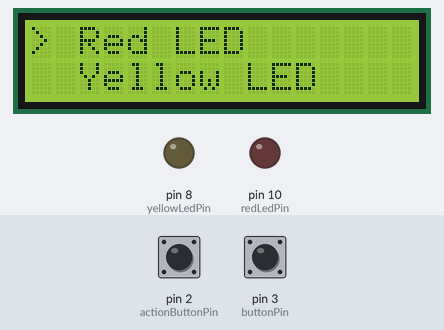
This sketch was run on a simulated Arduino Uno, built with avr-gcc and run on an emulated ATmega328P. Parts: 16×2 character LCD, output pins drawn as LEDs (lit = HIGH). The inputs (shaded band) are chosen by the test bench; at power-on: pin 3 (buttonPin) HIGH, pin 2 (actionButtonPin) HIGH.

Above: at 1.2 s.
1.3 s: pin 3 (buttonPin) pulled LOW for 0.15 s
At 2.5 s:
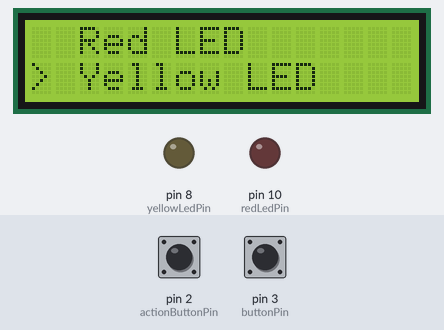
2.9 s: pin 2 (actionButtonPin) pulled LOW for 0.15 s
At 3.6 s:
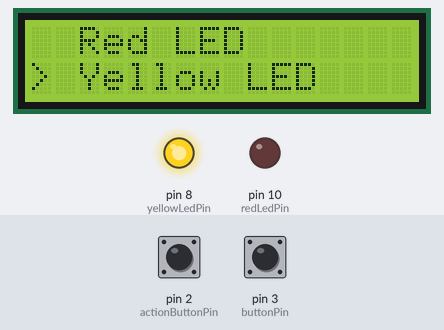
4.5 s: pin 3 (buttonPin) pulled LOW for 1 s
At 5.0 s:
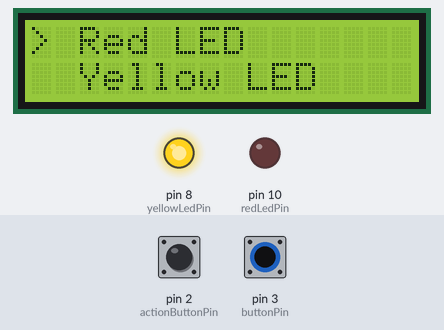
7.0 s: pin 2 (actionButtonPin) pulled LOW for 1 s
At 8.0 s:
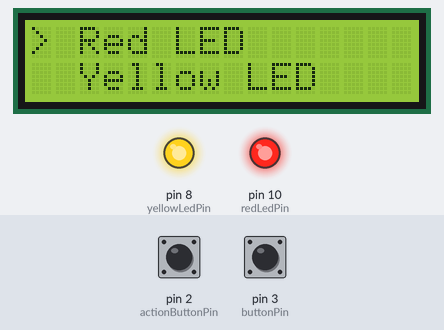
9.5 s: pin 3 (buttonPin) pulled LOW for 0.15 s
At 10.0 s:
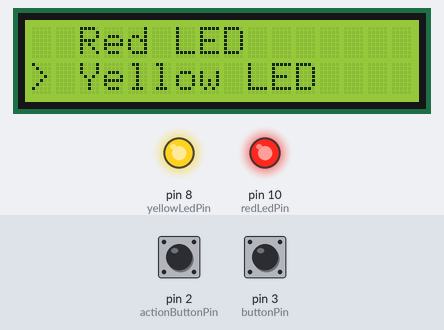
11.1 s: pin 2 (actionButtonPin) pulled LOW for 0.15 s
At 12.3 s:
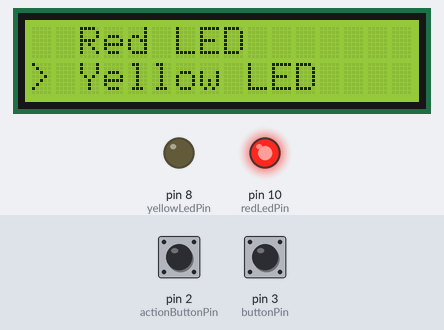
Timing chart, 0 to 13.7 s (numbered marks = the images above; inputs shaded):
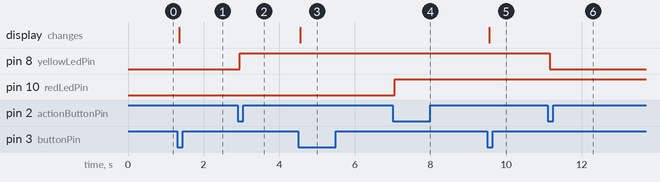

Measured:
- after the input at 1.3 s, the display: changes after 0.05 s (image 1)
- after the input at 2.9 s, pin 8 (yellowLedPin): LOW → HIGH after 0.05 s
- after the input at 4.5 s, the display: changes after 0.05 s (image 3)
- after the input at 7.0 s, pin 10 (redLedPin): LOW → HIGH after 0.05 s
- after the input at 9.5 s, the display: changes after 0.05 s (image 5)
- after the input at 11.1 s, pin 8 (yellowLedPin): HIGH → LOW after 0.05 s

The sketch:

LCD_BLINK.ino
```cpp
/*
  Author: berhanozturk
  Date: 09/25/2023

*/


#include <LiquidCrystal.h>

const int buttonPin = 3;  // Menu button
const int actionButtonPin = 2; // select button
int buttonState = 0;     // (click/non-click)
int lastButtonState = 0; // last button state
int actionButtonState = 0; // select buton state
int lastActionButtonState = 0; // last select button state
int menuIndex = 0;
int maxMenuIndex = 1;    // Total menu options (subtracting 1 because we start from 0)

// LED pins
const int redLedPin = 10;
const int yellowLedPin = 8;

// LCD
LiquidCrystal lcd(12, 11, 7, 6, 5, 4);

void setup() {
  // Set the button pins INPUT PULLUP mode
  pinMode(buttonPin, INPUT_PULLUP);
  pinMode(actionButtonPin, INPUT_PULLUP);

  // Set the button pins OUTPUT mode
  pinMode(redLedPin, OUTPUT);
  pinMode(yellowLedPin, OUTPUT);

  // Start the LCD
  lcd.begin(16, 2);

  // Show the first menu option
  showMenu();
}

void loop() {
  // Read the menu button state
  buttonState = digitalRead(buttonPin);

  // Read the select button state
  actionButtonState = digitalRead(actionButtonPin);

  // if menu button state change
  if (buttonState != lastButtonState) {
    delay(50); //

    // If the menu button is pressed
    if (buttonState == LOW) {
      menuIndex++; // Increase the menu option

      // Make the menu options looping
      if (menuIndex > maxMenuIndex) {
        menuIndex = 0;
      }

      // Display the new menu option
      showMenu();
    }
  }

  // If the select button state has changed
    if (actionButtonState != lastActionButtonState) {
    delay(50); // Debounce delay time

    // If the select button is pressed and the option is 1
    if (actionButtonState == LOW && menuIndex == 0) {
      digitalWrite(redLedPin, !digitalRead(redLedPin)); // Red LED on/off
    }

    // If the select button is pressed and the option is 2
    if (actionButtonState == LOW && menuIndex == 1) {
      digitalWrite(yellowLedPin, !digitalRead(yellowLedPin)); // Yellow LED on/off
    }
  }

  // Update button states
  lastButtonState = buttonState;
  lastActionButtonState = actionButtonState;
}

void showMenu() {

  lcd.setCursor(0, 0);

  if (menuIndex == 0) {
    lcd.print("> Red LED");
  } else {
    lcd.print("  Red LED");
  }

  lcd.setCursor(0, 1);

  if (menuIndex == 1) {
    lcd.print("> Yellow LED");
  } else {
    lcd.print("  Yellow LED");
  }
}
```
